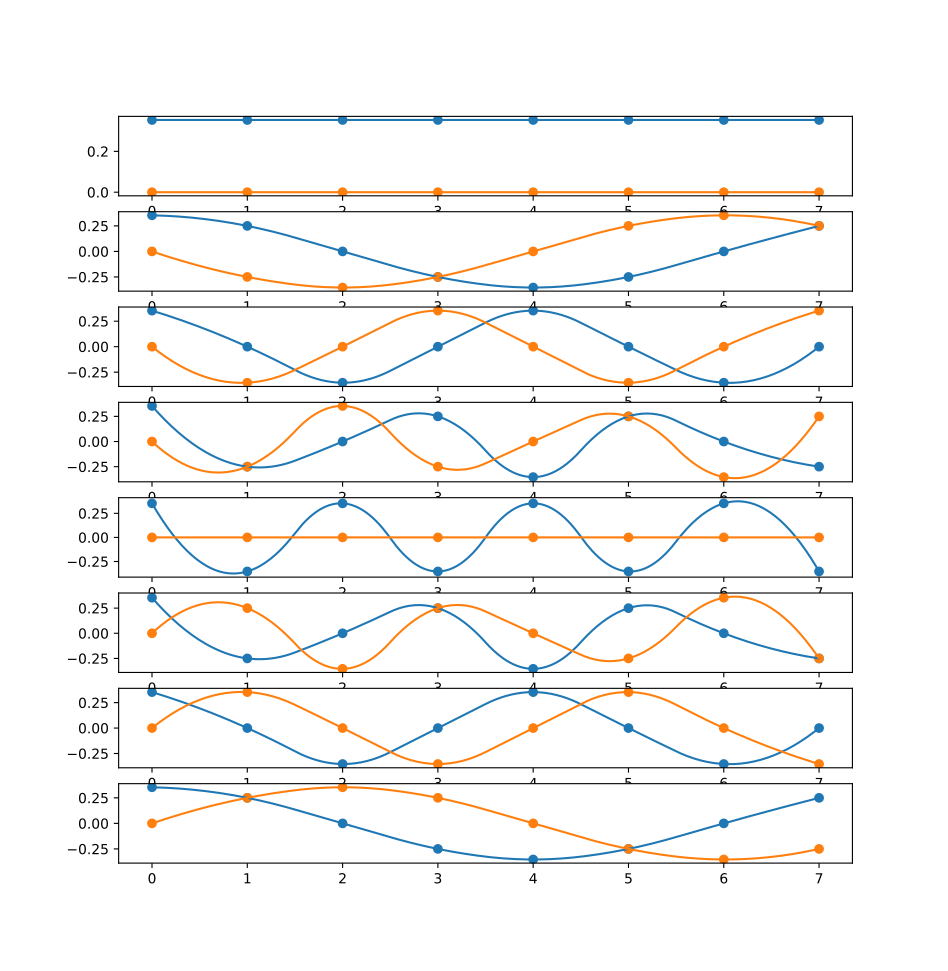

This chart was generated by the following Python code:
import numpy as np
import matplotlib.pyplot as plt
from scipy.interpolate import make_interp_spline 
N=8
f_1=5
f_2=20
f_3=75
t_s=1

mat=np.matrix([[(np.e**(-2*np.pi*1j*i*j/N))/np.sqrt(N) for i in range(N)] for j in range(N)])

axs,fig=plt.subplots(N)

ens=np.linspace(0,N-1,N*50)

for i in range(N):
    line=mat[:,i].A1
    s=make_interp_spline(range(N),line,k=2)
    fig[i].scatter(range(N),line.real)
    fig[i].plot(ens,s(ens).real)
    fig[i].scatter(range(N),line.imag)
    fig[i].plot(ens,s(ens).imag)

plt.show()

print(np.allclose(mat@mat.H,np.eye(N,N)))
